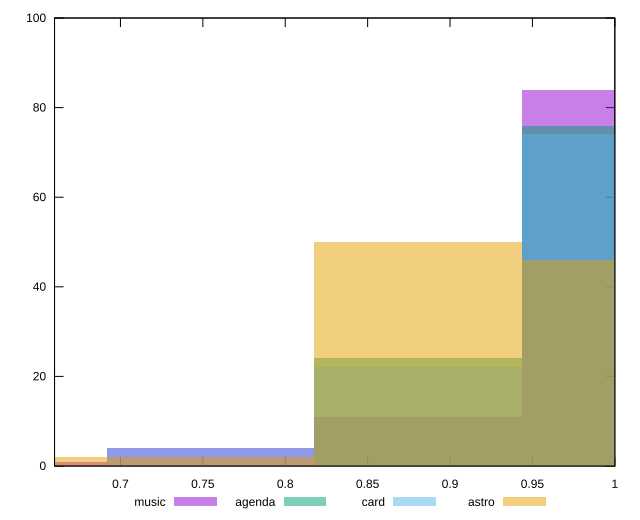

Recreate this plot in gnuplot.
reset

$music <<EOF
1.00646681083622 84
0.754850108127165 4
0.8806584594816925 11
0.6290417567726375 1
EOF

$agenda <<EOF
0.8806584594816925 24
1.00646681083622 76
EOF

$card <<EOF
0.8806584594816925 22
1.00646681083622 74
0.754850108127165 4
EOF

$astro <<EOF
0.754850108127165 2
1.00646681083622 46
0.8806584594816925 50
0.6290417567726375 2
EOF

set key outside below
set boxwidth 0.1258083513545275
set xrange [0.66:1]
set yrange [0:100]
set trange [0:100]
set style fill transparent solid 0.5 noborder
set terminal svg size 640, 520 enhanced background rgb 'white'
set output "reports/report_00028_2021-02-24T12-49-42.674Z/unminified-javascript/comparison/histogram/all_score.svg"

plot $music title "music" with boxes, \
     $agenda title "agenda" with boxes, \
     $card title "card" with boxes, \
     $astro title "astro" with boxes

reset
